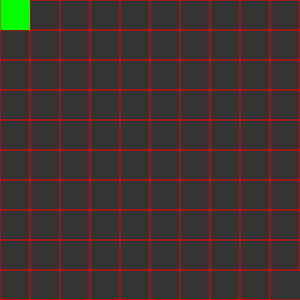
Frame 1 (no input)
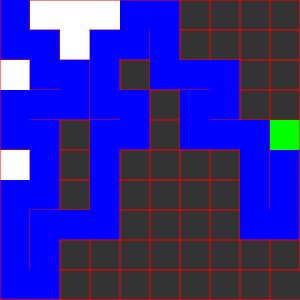
Frame 60 (no input)
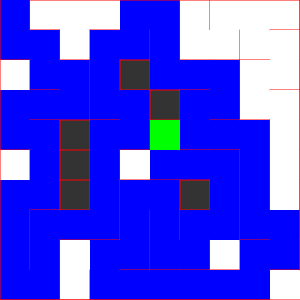
Frame 120 (the mouse pressed at the canvas centre since frame 60)

The p5.js sketch that drew these frames (run headless with seeded random() and noise() and a simulated clock; from frame 60 on, the mouse is pressed at the canvas centre):

// p5.js sketch
// ── sketch.js
// Ankur Ingale
// Maze Generation Visualizer

var columns , rows;
var wallLength = 30;
var grid = [] , stack = [];
var current;
var posx = 0 , posy = 0;

function setup() {
  createCanvas(300, 300);
  frameRate(100);
  
  // setting up number of rows and columns
  rows = floor(height / wallLength);
  columns = floor(width / wallLength);
  
  // making a grid of Boxes 
  for(var i = 0; i < rows; i++){
      var p = [];
      for(j = 0; j < columns; j++){
          p.push(new Box(i,j));
      }
      grid.push(p);
  }
  grid[rows - 1][columns - 1].wall[0] = false;
  grid[rows - 1][columns - 1].wall[1] = false;
  
  // setting current box as the first box
  current = grid[0][0];
  
  // visited = 1 means the Box has not beem used again(backtracked)
  current.visited = 1;
}

function draw() {
  background(51);
  
  // drawing walls
  for(var i = 0;i < grid.length; i++){
      for(var j = 0; j < grid[i].length; j++)
          grid[i][j].drawWalls();
  }
  
  // highlighting current box
  current.highlight();
  
  // getting next box
  next = current.getRandomBox();
  
  if(next){
      next.visited = 1;
    
      // depth-first-search
      stack.push(current);
    
      // removing the wall between
      removeWall(current , next);
      current = next;
  }
  else{
      // box has been backtracked and will not be used again
      current.visited = 2;
      if(stack.length > 0)
          current = stack.pop();
      else current.drawWalls();
  }
  
  // for playing the maze
  if(stack.length === 0)
      grid[posx][posy].highlight();
  
  // border colouring
  stroke(255,0,0);
  line(0,0,0,height);
  line(width,0,width,height - wallLength);
  line(0,height,width,height);
  line(wallLength,0,width,0);
}

function indexChecker(i , j){
    if(i < 0 || j < 0 || i >= rows || j >= columns)
        return false;
    return true;
}

function removeWall(currentBox , nextBox){
  
    if(nextBox.x - currentBox.x === 1){
        currentBox.wall[0] = false;
    }
  
    if(nextBox.x - currentBox.x === -1){
        nextBox.wall[0] = false;
    }
  
    if(nextBox.y - currentBox.y === 1){
        currentBox.wall[1] = false;
    }
  
    if(nextBox.y - currentBox.y === -1){
        nextBox.wall[1] = false;
    }
}

function keyPressed(){
  
  if(stack.length === 0){
      if(keyCode == UP_ARROW){
         if(indexChecker(posx,posy - 1))
             if(grid[posx][posy - 1].wall[1] === false)
                 posy = posy - 1;
      }
      
      if(keyCode == DOWN_ARROW){
         if(indexChecker(posx,posy + 1))
             if(grid[posx][posy].wall[1] === false)
               posy = posy + 1;
      }
    
      if(keyCode == LEFT_ARROW){
         if(indexChecker(posx - 1,posy))
             if(grid[posx - 1][posy].wall[0] === false)
                 posx = posx - 1;
      }
  
      if(keyCode == RIGHT_ARROW){
         if(indexChecker(posx + 1,posy))
              if(grid[posx][posy].wall[0] === false)
                   posx = posx + 1;
      }
  }
  
  if(posx === rows - 1 && posy === columns - 1)
      console.log("Maze Completed");
}
// ── Box.js
function Box(x,y){
    this.x = x;
    this.y = y;
    
    // every box will have two walls -> right and bottom
    this.wall = [true , true];
    this.visited = 0;
    
    this.drawWalls = function(){
      
        // color blue if visited but not backtracked
        if(this.visited === 1){
            noStroke();
            fill(0,0,255);
            rect(x * wallLength , y * wallLength , wallLength , wallLength);
        }
  
        // color white if visited and backtracked
        else if(this.visited === 2){
            noStroke();
            fill(255);
            rect(x * wallLength , y * wallLength, wallLength , wallLength);
        }
      
        // if wall exists show it
        if(this.wall[0]){
            stroke(255,0,0);
            line( (x + 1) * wallLength, y * wallLength, (x + 1) * wallLength , (y + 1) * wallLength);
        }
      
        if(this.wall[1]){
            stroke(255,0,0);
            line(x * wallLength , (y + 1) * wallLength, (x + 1) * wallLength , (y + 1) * wallLength);
        }
    }
  
    this.getRandomBox = function(){
        var list = [];
        // adding all possible boxes in the list
        
        if(indexChecker(x - 1,y)){
            if(grid[x - 1][y].visited === 0)
                list.push(grid[x - 1][y]);
        }
      
        if(indexChecker(x + 1,y)){
            if(grid[x + 1][y].visited === 0)
                list.push(grid[x + 1][y]);
        }
      
        if(indexChecker(x,y - 1)){
            if(grid[x][y - 1].visited === 0)
                list.push(grid[x][y - 1]);
        }
      
        if(indexChecker(x,y + 1)){
            if(grid[x][y + 1].visited === 0)
                list.push(grid[x][y + 1]);
        }
      
        // if no possible boxes
        if(list.length === 0)
            return undefined;
      
        // return a random box for random mazes
        return list[floor(random(0,list.length))];
    }
  
    this.highlight = function(){
        noStroke();
        fill(0,255,0);
        rect(x * wallLength , y * wallLength, wallLength , wallLength);
    }
}
